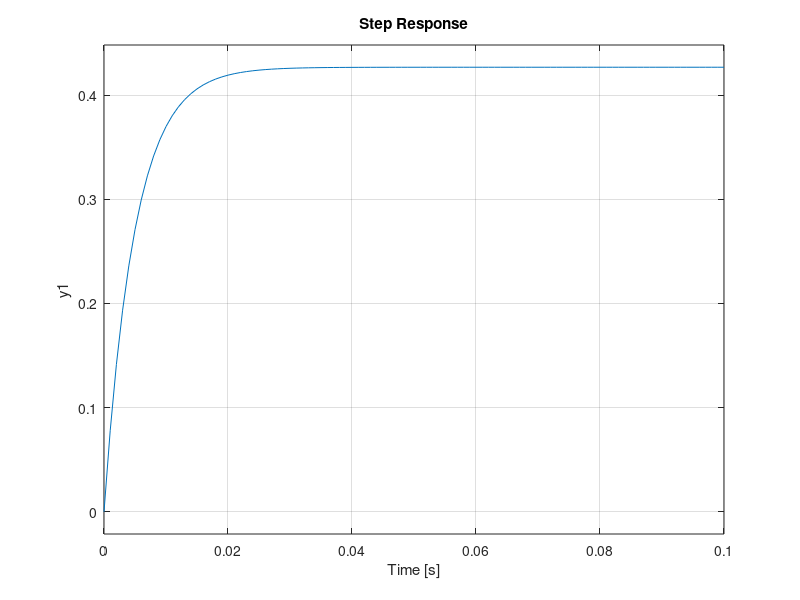

Write MATLAB code to recreate this figure. (Note: this script raises an error after producing the figure.)
% Autores: Jorgeluis Guerra
%          Luis Braga
%          Saulo Alves

% Definicao da Funcao de Transferencia do motor da roda do TurtleBot 

%% Parametros da funcao
n = 0.99;
R = 1.5506;
kt = 10.913e-3;
kv = 11.518e-3; kem = kv;
Je = 9.35604e-3;

%% Funcao de transferencia

% Numerador
num = [n*kt]

% Denominador
den = [kem*kt R*Je]

% Definicao da funcao de transferencia do motor da roda
wheel = tf(num, den)

% Resposta ao degrau em malha fechada
wheel_cl = feedback(wheel, 1)  % wheel_cl = FT do motor da roda em 'closed loop'
figure(1)
step(wheel_cl, 0.1)

% Zeros e Polos da funcao
zero(wheel)
pole(wheel)

% Plot dos Zeros e Polos
figure(2)
pzplot(wheel)

% Funcao de transferencia com Zeros e Polos em evidencia
wheel_zp = zpk(wheel)  % wheel_zp = FT do motor da roda com (z) zeros e (p) polos

